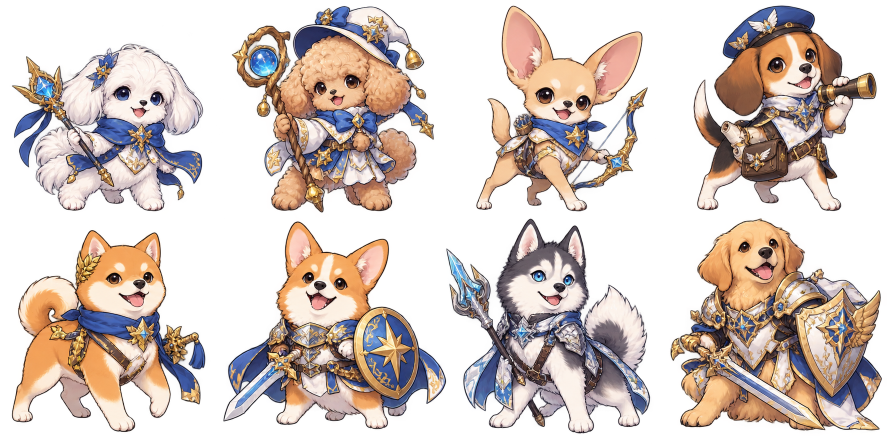
#> input picture game/assets/sky_atlas_0.png, 1774 x 887 px, found by its file name (shown at 1/2 size); its folder holds 4 pictures in this run
$ python audit_atlases.py
#> lines starting #> are read from the running program, lines starting #| are printed output that depends on the picture
"""Read-only contact sheets for inspecting atlas regions; source PNGs are unchanged."""
from pathlib import Path
from PIL import Image, ImageDraw
import base64, io
for index in range(8):
    im=Image.open(f"game/assets/sky_atlas_{index}.png").convert("RGBA")
#> im is the input picture: PIL image 1774x887 RGBA; mean R, G, B, A 96, 80.7, 73.3, 123.7
    print(f"ATLAS_SIZE:{index}:{im.size}")
#| ATLAS_SIZE:0:(1774, 887)
    bg=Image.new("RGBA",im.size,(48,60,83,255))
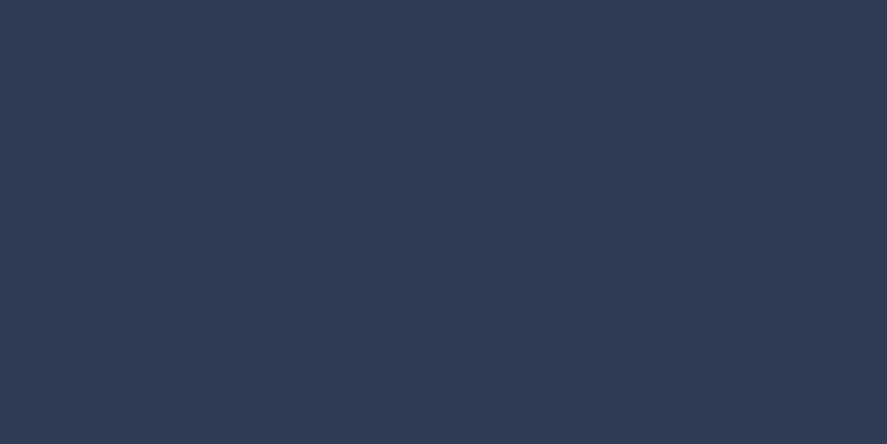
#> bg: PIL image 1774x887 RGBA (shown at 1/2 size); mean R, G, B, A 48, 60, 83, 255
    bg.alpha_composite(im)
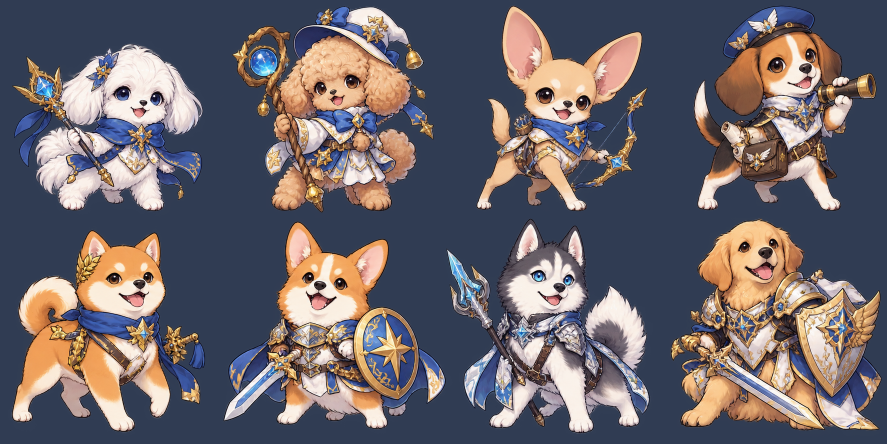
#> bg: PIL image 1774x887 RGBA (shown at 1/2 size); mean R, G, B, A 107.5, 101.4, 107.3, 255
    bg.thumbnail((640,480))
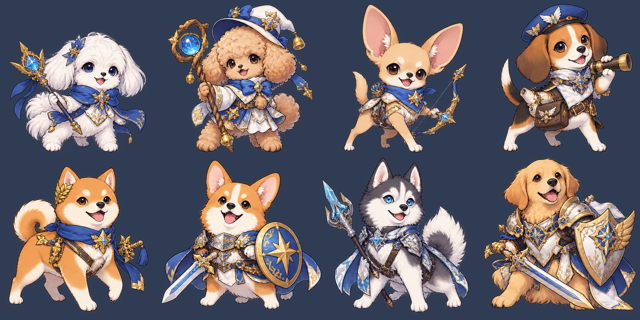
#> bg: PIL image 640x320 RGBA; mean R, G, B, A 107.5, 101.4, 107.3, 255
    d=ImageDraw.Draw(bg)
    for c in range(1,4): d.line((c*bg.width/4,0,c*bg.width/4,bg.height),fill="red",width=2)
    d.line((0,bg.height/2,bg.width,bg.height/2),fill="red",width=2)
    for n in range(8): d.text((n%4*bg.width/4+5,n//4*bg.height/2+5),str(index*8+n),fill="yellow",stroke_width=1,stroke_fill="black")
    out=io.BytesIO();bg.convert("RGB").save(out,format="JPEG",quality=75)
#> after `bg.convert('RGB').save(out, format='JPEG', quality=75)`:
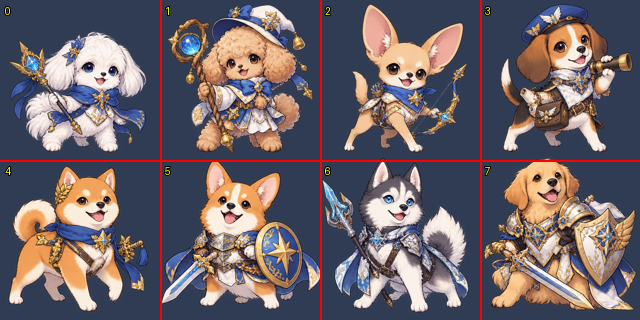
#> bg: PIL image 640x320 RGBA; mean R, G, B, A 110.7, 100.5, 105.8, 255
    print(f"ATLAS_PREVIEW_{index}:"+base64.b64encode(out.getvalue()).decode())
#> pass 2 of the loop `for index in range(8):`:
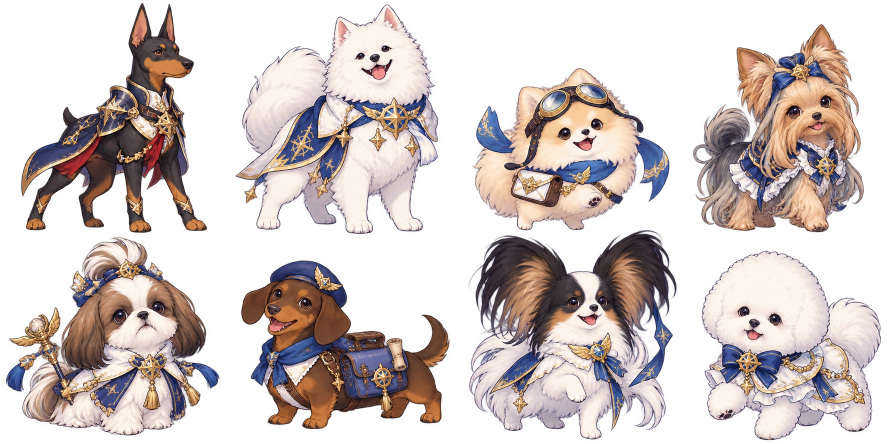
#> input picture game/assets/sky_atlas_1.png, 1774 x 887 px, found by its file name (shown at 1/2 size)
#> im is the input picture: PIL image 1774x887 RGBA; mean R, G, B, A 91.7, 79.7, 77.7, 123.4
#> `bg.thumbnail((640,480))`:
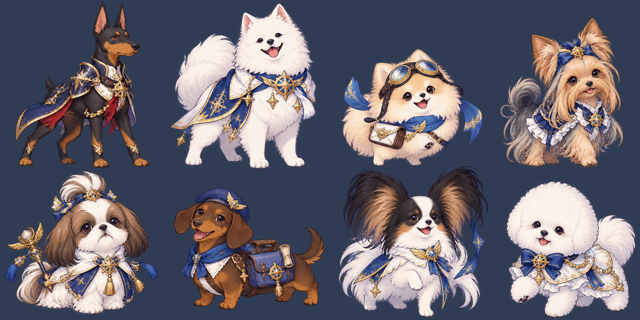
#> bg: PIL image 640x320 RGBA; mean R, G, B, A 104.7, 100.9, 110.7, 255
#> `bg.convert('RGB').save(out, format='JPEG', quality=75)`:
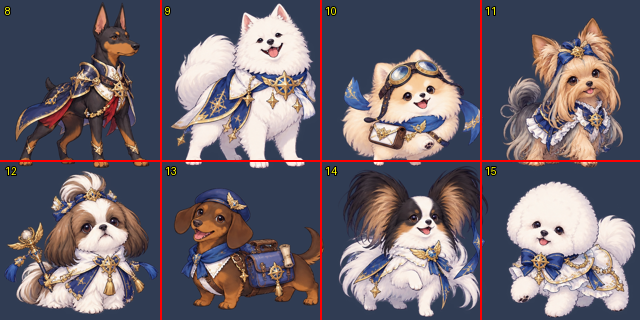
#> bg: PIL image 640x320 RGBA; mean R, G, B, A 107.7, 99.8, 109, 255
#> pass 3 of the loop `for index in range(8):`:
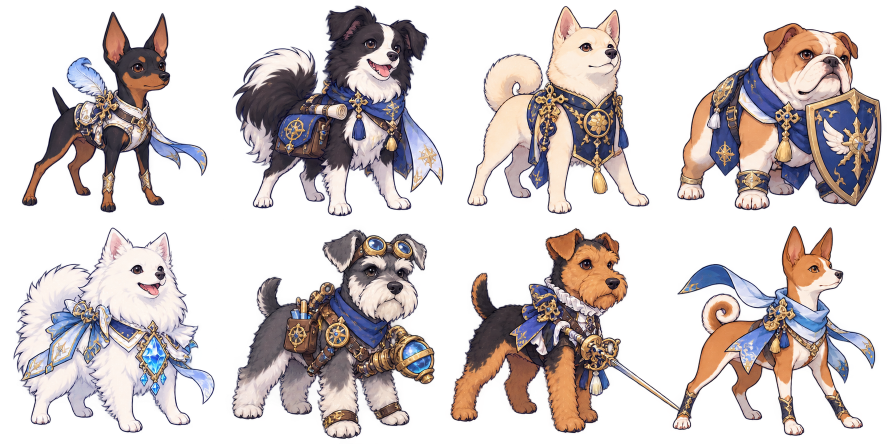
#> input picture game/assets/sky_atlas_2.png, 1774 x 887 px, found by its file name (shown at 1/2 size)
#> im is the input picture: PIL image 1774x887 RGBA; mean R, G, B, A 78.9, 68.5, 68.9, 112.5
#> `bg.thumbnail((640,480))`:
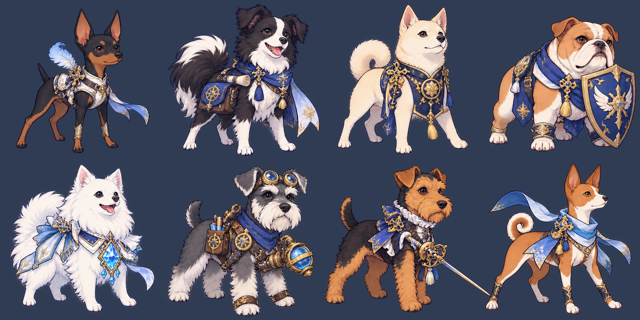
#> bg: PIL image 640x320 RGBA; mean R, G, B, A 94.1, 92.7, 105.1, 255
#> `bg.convert('RGB').save(out, format='JPEG', quality=75)`:
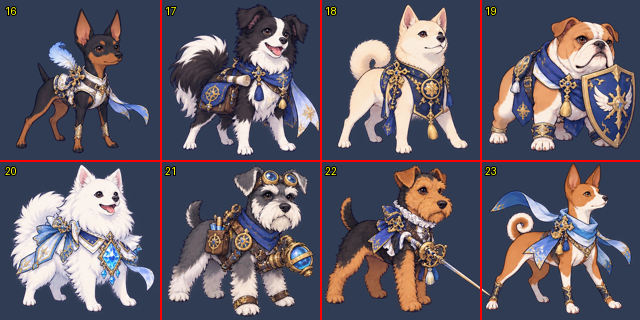
#> bg: PIL image 640x320 RGBA; mean R, G, B, A 97.4, 91.8, 103.5, 255
#> (the run stopped early here; a loop or call above may not have finished)
